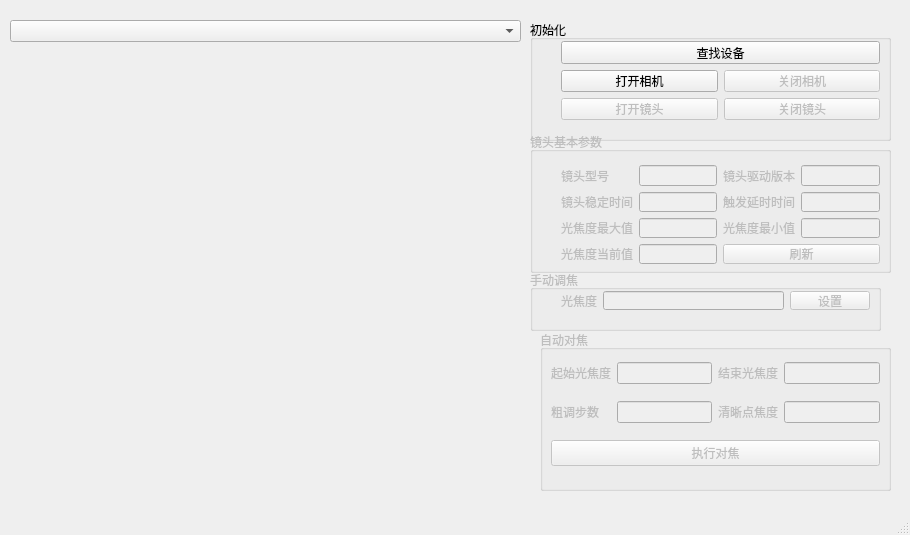
<?xml version="1.0" encoding="UTF-8"?>
<ui version="4.0">
 <class>MainWindow</class>
 <widget class="QMainWindow" name="MainWindow">
  <property name="geometry">
   <rect>
    <x>0</x>
    <y>0</y>
    <width>910</width>
    <height>535</height>
   </rect>
  </property>
  <property name="windowTitle">
   <string>MainWindow</string>
  </property>
  <widget class="QWidget" name="centralWidget">
   <widget class="QComboBox" name="ComboDevices">
    <property name="geometry">
     <rect>
      <x>10</x>
      <y>20</y>
      <width>511</width>
      <height>22</height>
     </rect>
    </property>
   </widget>
   <widget class="QWidget" name="widgetDisplay" native="true">
    <property name="geometry">
     <rect>
      <x>10</x>
      <y>60</y>
      <width>511</width>
      <height>451</height>
     </rect>
    </property>
   </widget>
   <widget class="QGroupBox" name="groupInit">
    <property name="geometry">
     <rect>
      <x>530</x>
      <y>20</y>
      <width>361</width>
      <height>121</height>
     </rect>
    </property>
    <property name="title">
     <string>初始化</string>
    </property>
    <widget class="QWidget" name="layoutWidget">
     <property name="geometry">
      <rect>
       <x>20</x>
       <y>10</y>
       <width>341</width>
       <height>101</height>
      </rect>
     </property>
     <layout class="QGridLayout" name="gridLayout_2">
      <item row="0" column="0" colspan="2">
       <widget class="QPushButton" name="bnEnum">
        <property name="text">
         <string>查找设备</string>
        </property>
       </widget>
      </item>
      <item row="1" column="0">
       <widget class="QPushButton" name="bnOpen">
        <property name="text">
         <string>打开相机</string>
        </property>
       </widget>
      </item>
      <item row="1" column="1">
       <widget class="QPushButton" name="bnClose">
        <property name="enabled">
         <bool>false</bool>
        </property>
        <property name="text">
         <string>关闭相机</string>
        </property>
       </widget>
      </item>
      <item row="2" column="0">
       <widget class="QPushButton" name="bnOpenlens">
        <property name="enabled">
         <bool>false</bool>
        </property>
        <property name="text">
         <string>打开镜头</string>
        </property>
       </widget>
      </item>
      <item row="2" column="1">
       <widget class="QPushButton" name="bnCloselens">
        <property name="enabled">
         <bool>false</bool>
        </property>
        <property name="text">
         <string>关闭镜头</string>
        </property>
       </widget>
      </item>
     </layout>
    </widget>
   </widget>
   <widget class="QGroupBox" name="groupbasicParam">
    <property name="enabled">
     <bool>false</bool>
    </property>
    <property name="geometry">
     <rect>
      <x>530</x>
      <y>132</y>
      <width>361</width>
      <height>141</height>
     </rect>
    </property>
    <property name="title">
     <string>镜头基本参数</string>
    </property>
    <widget class="QWidget" name="layoutWidget">
     <property name="geometry">
      <rect>
       <x>20</x>
       <y>22</y>
       <width>341</width>
       <height>121</height>
      </rect>
     </property>
     <layout class="QGridLayout" name="gridLayout">
      <item row="0" column="0">
       <widget class="QLabel" name="label">
        <property name="text">
         <string>镜头型号</string>
        </property>
       </widget>
      </item>
      <item row="0" column="1">
       <widget class="QLineEdit" name="strModel">
        <property name="enabled">
         <bool>false</bool>
        </property>
       </widget>
      </item>
      <item row="0" column="2">
       <widget class="QLabel" name="label_8">
        <property name="text">
         <string>镜头驱动版本</string>
        </property>
       </widget>
      </item>
      <item row="0" column="3">
       <widget class="QLineEdit" name="strVersion">
        <property name="enabled">
         <bool>false</bool>
        </property>
       </widget>
      </item>
      <item row="1" column="0">
       <widget class="QLabel" name="label_2">
        <property name="text">
         <string>镜头稳定时间</string>
        </property>
       </widget>
      </item>
      <item row="1" column="1">
       <widget class="QLineEdit" name="strStabilizationTime">
        <property name="enabled">
         <bool>false</bool>
        </property>
       </widget>
      </item>
      <item row="1" column="2">
       <widget class="QLabel" name="label_9">
        <property name="text">
         <string>触发延时时间</string>
        </property>
       </widget>
      </item>
      <item row="1" column="3">
       <widget class="QLineEdit" name="strTriggerDelayTime">
        <property name="enabled">
         <bool>false</bool>
        </property>
       </widget>
      </item>
      <item row="2" column="0">
       <widget class="QLabel" name="label_3">
        <property name="text">
         <string>光焦度最大值</string>
        </property>
       </widget>
      </item>
      <item row="2" column="1">
       <widget class="QLineEdit" name="strFocalPowerMax">
        <property name="enabled">
         <bool>false</bool>
        </property>
       </widget>
      </item>
      <item row="2" column="2">
       <widget class="QLabel" name="strFocalPowerMinlabel">
        <property name="text">
         <string>光焦度最小值</string>
        </property>
       </widget>
      </item>
      <item row="2" column="3">
       <widget class="QLineEdit" name="strFocalPowerMin">
        <property name="enabled">
         <bool>false</bool>
        </property>
       </widget>
      </item>
      <item row="3" column="0">
       <widget class="QLabel" name="label_7">
        <property name="text">
         <string>光焦度当前值</string>
        </property>
       </widget>
      </item>
      <item row="3" column="1">
       <widget class="QLineEdit" name="strFocalPowerCurrent">
        <property name="enabled">
         <bool>false</bool>
        </property>
       </widget>
      </item>
      <item row="3" column="2" colspan="2">
       <widget class="QPushButton" name="bnFulshParam">
        <property name="text">
         <string>刷新</string>
        </property>
       </widget>
      </item>
     </layout>
     <zorder>label</zorder>
     <zorder>label_8</zorder>
     <zorder>strVersion</zorder>
     <zorder>label_2</zorder>
     <zorder>strStabilizationTime</zorder>
     <zorder>label_9</zorder>
     <zorder>strTriggerDelayTime</zorder>
     <zorder>label_3</zorder>
     <zorder>strFocalPowerMax</zorder>
     <zorder>strFocalPowerMinlabel</zorder>
     <zorder>strFocalPowerMin</zorder>
     <zorder>label_7</zorder>
     <zorder>strFocalPowerCurrent</zorder>
     <zorder>bnFulshParam</zorder>
     <zorder>strModel</zorder>
    </widget>
   </widget>
   <widget class="QGroupBox" name="groupManualCtrl">
    <property name="enabled">
     <bool>false</bool>
    </property>
    <property name="geometry">
     <rect>
      <x>530</x>
      <y>270</y>
      <width>351</width>
      <height>61</height>
     </rect>
    </property>
    <property name="title">
     <string>手动调焦</string>
    </property>
    <widget class="QWidget" name="layoutWidget">
     <property name="geometry">
      <rect>
       <x>20</x>
       <y>10</y>
       <width>331</width>
       <height>41</height>
      </rect>
     </property>
     <layout class="QGridLayout" name="gridLayout_3">
      <item row="0" column="0">
       <widget class="QLabel" name="label_4">
        <property name="text">
         <string>光焦度</string>
        </property>
       </widget>
      </item>
      <item row="0" column="1">
       <widget class="QLineEdit" name="strFocalPower_Manual"/>
      </item>
      <item row="0" column="2">
       <widget class="QPushButton" name="bnManualFocalPowerSet">
        <property name="text">
         <string>设置</string>
        </property>
       </widget>
      </item>
     </layout>
    </widget>
   </widget>
   <widget class="QGroupBox" name="groupAutoCtrl">
    <property name="enabled">
     <bool>false</bool>
    </property>
    <property name="geometry">
     <rect>
      <x>540</x>
      <y>330</y>
      <width>351</width>
      <height>161</height>
     </rect>
    </property>
    <property name="title">
     <string>自动对焦</string>
    </property>
    <widget class="QWidget" name="layoutWidget">
     <property name="geometry">
      <rect>
       <x>0</x>
       <y>10</y>
       <width>351</width>
       <height>151</height>
      </rect>
     </property>
     <layout class="QGridLayout" name="gridLayout_4">
      <item row="0" column="3">
       <widget class="QLineEdit" name="strFocalPower_End"/>
      </item>
      <item row="1" column="0">
       <widget class="QLabel" name="label_6">
        <property name="text">
         <string>粗调步数</string>
        </property>
       </widget>
      </item>
      <item row="0" column="0">
       <widget class="QLabel" name="label_5">
        <property name="text">
         <string>起始光焦度</string>
        </property>
       </widget>
      </item>
      <item row="1" column="1">
       <widget class="QLineEdit" name="strStep"/>
      </item>
      <item row="0" column="2">
       <widget class="QLabel" name="label_13">
        <property name="text">
         <string>结束光焦度</string>
        </property>
       </widget>
      </item>
      <item row="0" column="1">
       <widget class="QLineEdit" name="strFocalPower_Begin"/>
      </item>
      <item row="1" column="2">
       <widget class="QLabel" name="label_12">
        <property name="text">
         <string>清晰点焦度</string>
        </property>
       </widget>
      </item>
      <item row="1" column="3">
       <widget class="QLineEdit" name="strDestFocalPower">
        <property name="enabled">
         <bool>false</bool>
        </property>
       </widget>
      </item>
      <item row="2" column="0" colspan="4">
       <widget class="QPushButton" name="bnAutoFocalPowerSet">
        <property name="text">
         <string>执行对焦</string>
        </property>
       </widget>
      </item>
     </layout>
    </widget>
   </widget>
  </widget>
  <widget class="QStatusBar" name="statusBar"/>
 </widget>
 <layoutdefault spacing="6" margin="11"/>
 <tabstops>
  <tabstop>ComboDevices</tabstop>
 </tabstops>
 <resources/>
 <connections/>
</ui>
